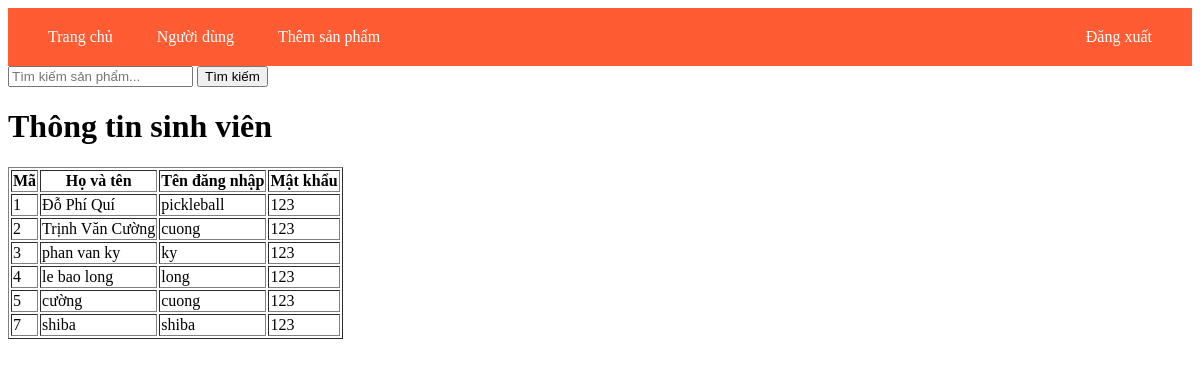
Screenshot of /trangchu-admin.php?page_layout=user (signed in) with the database file from the repository.
### tables this page shows
CREATE TABLE `user` (
  `id` int(11) NOT NULL,
  `ho_va_ten` varchar(50) NOT NULL,
  `ten_dang_nhap` varchar(20) NOT NULL,
  `mat_khau` varchar(20) NOT NULL,
  `quyen_id` int(11) NOT NULL
);

### user.php (the view, shortened to what this page needs)
<!DOCTYPE html>
<html lang="en">
<head>
</head>
<body>
        <div>
            <form action="trangchu-admin.php?page_layout=search-user"method="POST">
                <input type="text" placeholder="Tìm kiếm sản phẩm..." name="keyword">
                <input type="submit" name="search" value="Tìm kiếm">
            </form>
        </div>
    <h1>Thông tin sinh viên</h1>
    <table border=1>
        <tr>
            <th>Mã</th>
            <th>Họ và tên</th>
            <th>Tên đăng nhập</th>
            <th>Mật khẩu</th>
        </tr>
        <?php
            $sql = "select * from user where quyen_id = 1";
            $result = mysqli_query($conn, $sql);
            while($row = mysqli_fetch_array($result)){
        ?>
        <tr>
            <td><?php echo $row['id']; ?></td>
            <td><?php echo $row['ho_va_ten']; ?></td>
            <td><?php echo $row['ten_dang_nhap']; ?></td>
            <td><?php echo $row['mat_khau']; ?></td>
        </tr>
        <?php } ?>
    </table>
</body>
</html>

### trangchu-admin.php (shortened to what this page needs)
<!DOCTYPE html>
<html lang="en">
<head>
</head>
<body>
    <nav>
        <div>
            <a href="trangchu-admin.php?page_layout=trangchu">Trang chủ</a>
            <a href="trangchu-admin.php?page_layout=user">Người dùng</a>
            <a href="trangchu-admin.php?page_layout=add-product">Thêm sản phẩm</a>
        </div>
        <div>
            <a href="trangchu-admin.php?page_layout=logout">Đăng xuất</a>
        </div>
    </nav>
    <?php
        include('connect.php');
        if(isset($_GET['page_layout'])){
            switch($_GET['page_layout']){
                case "user":
                    include('user.php');
                    break;
            }
        }
    ?>
</body>
</html>

### trangchu-admin.php (style rules this page uses)
nav { background-color:#ff5c33; padding: 20px; display: flex; justify-content: space-between; }
a { color: white; padding: 20px; text-decoration: none; }

### rows the page displays
user: id "1", ho_va_ten "Đỗ Phí Quí", ten_dang_nhap "pickleball", mat_khau "123"
user: id "2", ho_va_ten "Trịnh Văn Cường", ten_dang_nhap "cuong", mat_khau "123"
user: id "3", ho_va_ten "phan van ky", ten_dang_nhap "ky", mat_khau "123"
user: id "4", ho_va_ten "le bao long", ten_dang_nhap "long", mat_khau "123"
user: id "5", ho_va_ten "cường", ten_dang_nhap "cuong", mat_khau "123"
user: id "7", ho_va_ten "shiba", ten_dang_nhap "shiba", mat_khau "123"
